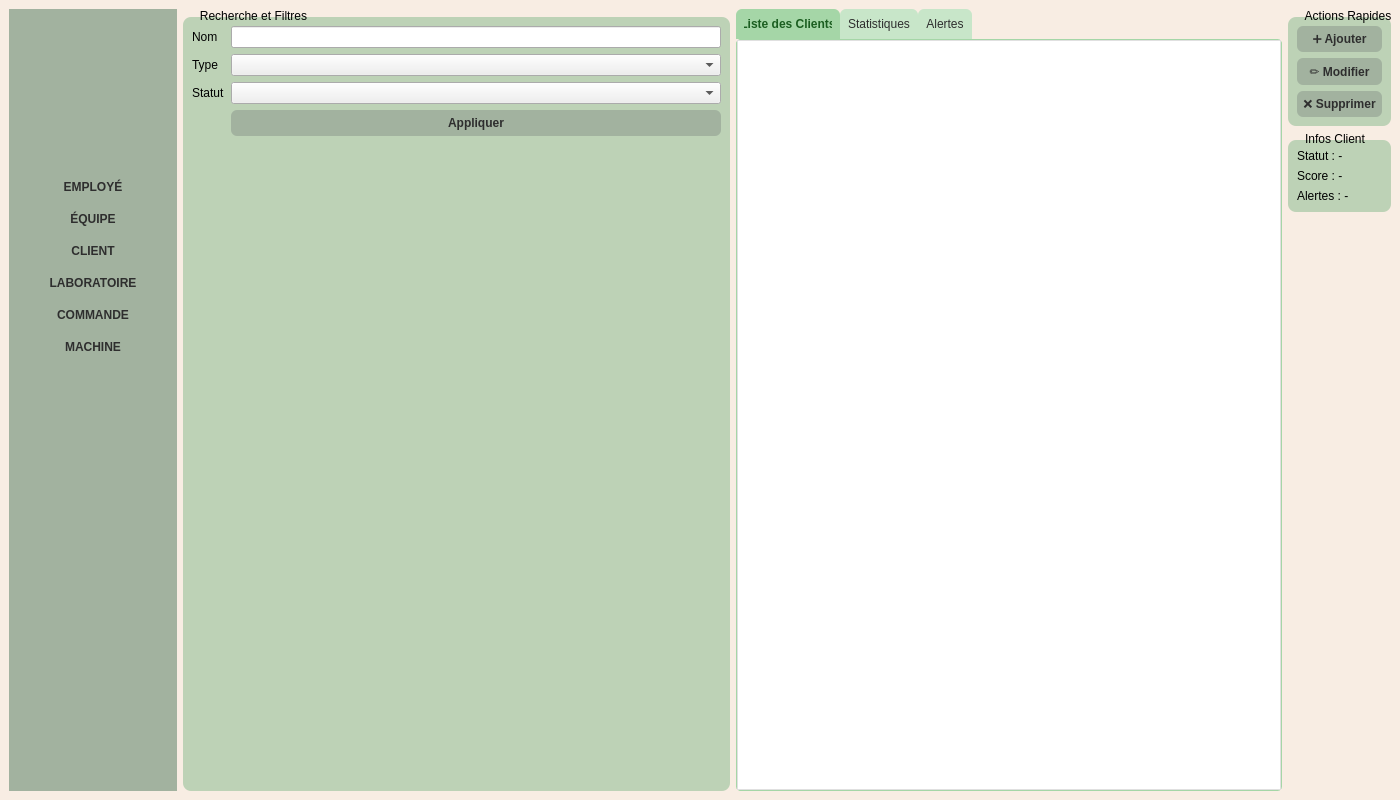
<?xml version="1.0" encoding="UTF-8"?>
<ui version="4.0">
 <class>MainWindow</class>
 <widget class="QMainWindow" name="MainWindow">
  <property name="geometry">
   <rect>
    <x>0</x>
    <y>0</y>
    <width>1400</width>
    <height>800</height>
   </rect>
  </property>
  <property name="windowTitle">
   <string>Smart Oil Press Management - Clients</string>
  </property>
  <property name="styleSheet">
   <string notr="true">
    QMainWindow { background:#F8EDE3; }
    QPushButton {
      background:#A2B29F;
      border-radius:6px;
      padding:6px;
      font-weight:bold;
      color:#2E2E2E;
    }
    QPushButton:hover { background:#798777; color:white; }
    QGroupBox {
      background:#BDD2B6;
      border-radius:8px;
      margin-top:8px;
    }
    QGroupBox::title {
      subcontrol-origin: margin;
      left:10px;
      padding:0 5px;
      font-weight:bold;
    }
    QTabBar::tab {
      background:#C8E6C9;
      padding:8px;
      border-top-left-radius:6px;
      border-top-right-radius:6px;
      color:#2E2E2E;
    }
    QTabBar::tab:selected {
      background:#A5D6A7;
      color:#1B5E20;
      font-weight:bold;
    }
    QTabWidget::pane {
      background:white;
      border: 1px solid #A5D6A7;
      border-radius:4px;
    }
    QTableWidget {
      background-color:white;
      border: 1px solid #E0E0E0;
      gridline-color:#E0E0E0;
    }
    QTextEdit {
      background-color:white;
      border: 1px solid #E0E0E0;
      border-radius:4px;
    }
   </string>
  </property>
  <widget class="QWidget" name="centralwidget">
   <layout class="QHBoxLayout" name="horizontalLayout">
    <item>
     <widget class="QFrame" name="sidebarFrame">
      <property name="maximumWidth">
       <number>200</number>
      </property>
      <property name="styleSheet">
       <string notr="true">background:#A2B29F;</string>
      </property>
      <layout class="QVBoxLayout" name="verticalLayout">
       <item>
        <widget class="QLabel" name="lblLogo">
         <property name="text">
          <string/>
         </property>
         <property name="pixmap">
          <pixmap>:/logo_oil_press.png</pixmap>
         </property>
         <property name="scaledContents">
          <bool>true</bool>
         </property>
         <property name="alignment">
          <set>Qt::AlignCenter</set>
         </property>
         <property name="minimumSize">
          <size>
           <width>150</width>
           <height>150</height>
          </size>
         </property>
         <property name="maximumSize">
          <size>
           <width>180</width>
           <height>180</height>
          </size>
         </property>
        </widget>
       </item>
       <item>
        <widget class="QPushButton" name="btnEmploye">
         <property name="text">
          <string>EMPLOYÉ</string>
         </property>
        </widget>
       </item>
       <item>
        <widget class="QPushButton" name="btnEquipe">
         <property name="text">
          <string>ÉQUIPE</string>
         </property>
        </widget>
       </item>
       <item>
        <widget class="QPushButton" name="btnClient">
         <property name="text">
          <string>CLIENT</string>
         </property>
        </widget>
       </item>
       <item>
        <widget class="QPushButton" name="btnLaboratoire">
         <property name="text">
          <string>LABORATOIRE</string>
         </property>
        </widget>
       </item>
       <item>
        <widget class="QPushButton" name="btnCommande">
         <property name="text">
          <string>COMMANDE</string>
         </property>
        </widget>
       </item>
       <item>
        <widget class="QPushButton" name="btnMachine">
         <property name="text">
          <string>MACHINE</string>
         </property>
        </widget>
       </item>
       <item>
        <spacer name="verticalSpacer">
         <property name="orientation">
          <enum>Qt::Vertical</enum>
         </property>
         <property name="sizeHint" stdset="0">
          <size>
           <width>20</width>
           <height>40</height>
          </size>
         </property>
        </spacer>
       </item>
      </layout>
     </widget>
    </item>
    <item>
     <layout class="QVBoxLayout" name="mainContentLayout">
      <item>
       <layout class="QHBoxLayout" name="contentLayout">
        <item>
         <widget class="QGroupBox" name="grpRechercheFiltre">
          <property name="title">
           <string>Recherche et Filtres</string>
          </property>
          <property name="maximumWidth">
           <number>250</number>
          </property>
          <layout class="QFormLayout" name="formLayout">
           <item row="0" column="0">
            <widget class="QLabel" name="lblNom">
             <property name="text">
              <string>Nom</string>
             </property>
            </widget>
           </item>
           <item row="0" column="1">
            <widget class="QLineEdit" name="txtRechercheNom"/>
           </item>
           <item row="1" column="0">
            <widget class="QLabel" name="lblType">
             <property name="text">
              <string>Type</string>
             </property>
            </widget>
           </item>
           <item row="1" column="1">
            <widget class="QComboBox" name="cmbType"/>
           </item>
           <item row="2" column="0">
            <widget class="QLabel" name="lblStatut">
             <property name="text">
              <string>Statut</string>
             </property>
            </widget>
           </item>
           <item row="2" column="1">
            <widget class="QComboBox" name="cmbStatut"/>
           </item>
           <item row="3" column="1">
            <widget class="QPushButton" name="btnAppliquerFiltre">
             <property name="text">
              <string>Appliquer</string>
             </property>
            </widget>
           </item>
          </layout>
         </widget>
        </item>
        <item>
         <widget class="QTabWidget" name="tabWidget">
          <property name="currentIndex">
           <number>0</number>
          </property>
          <property name="styleSheet">
           <string notr="true">QTabWidget::pane { background: white; border: 1px solid #A5D6A7; }</string>
          </property>
          <property name="tabPosition">
           <enum>QTabWidget::North</enum>
          </property>
          <property name="usesScrollButtons">
           <bool>true</bool>
          </property>
          <widget class="QWidget" name="tabListeClients">
           <attribute name="title">
            <string>Liste des Clients</string>
           </attribute>
           <layout class="QVBoxLayout" name="verticalLayout_3">
            <property name="spacing">
             <number>0</number>
            </property>
            <property name="leftMargin">
             <number>0</number>
            </property>
            <property name="topMargin">
             <number>0</number>
            </property>
            <property name="rightMargin">
             <number>0</number>
            </property>
            <property name="bottomMargin">
             <number>0</number>
            </property>
            <item>
             <widget class="QTableWidget" name="tableClients">
              <property name="alternatingRowColors">
               <bool>true</bool>
              </property>
              <property name="selectionBehavior">
               <enum>QAbstractItemView::SelectRows</enum>
              </property>
              <property name="styleSheet">
               <string notr="true">QTableWidget { background-color: white; }</string>
              </property>
             </widget>
            </item>
           </layout>
          </widget>
          <widget class="QWidget" name="tabStatistiques">
           <attribute name="title">
            <string>Statistiques</string>
           </attribute>
           <layout class="QVBoxLayout" name="verticalLayout_4">
            <item>
             <widget class="QTextEdit" name="txtStatistiques">
              <property name="readOnly">
               <bool>true</bool>
              </property>
             </widget>
            </item>
           </layout>
          </widget>
          <widget class="QWidget" name="tabAlertes">
           <attribute name="title">
            <string>Alertes</string>
           </attribute>
           <layout class="QVBoxLayout" name="verticalLayout_7">
            <item>
             <widget class="QTextEdit" name="txtAlertes">
              <property name="readOnly">
               <bool>true</bool>
              </property>
             </widget>
            </item>
           </layout>
          </widget>
         </widget>
        </item>
        <item>
         <layout class="QVBoxLayout" name="rightPanelLayout">
          <item>
           <widget class="QGroupBox" name="grpActionsRapides">
            <property name="title">
             <string>Actions Rapides</string>
            </property>
            <property name="maximumWidth">
             <number>180</number>
            </property>
            <layout class="QVBoxLayout" name="verticalLayout_5">
             <item>
              <widget class="QPushButton" name="btnActionAjouter">
               <property name="text">
                <string>➕ Ajouter</string>
               </property>
              </widget>
             </item>
             <item>
              <widget class="QPushButton" name="btnActionModifier">
               <property name="text">
                <string>✏️ Modifier</string>
               </property>
              </widget>
             </item>
             <item>
              <widget class="QPushButton" name="btnActionSupprimer">
               <property name="text">
                <string>❌ Supprimer</string>
               </property>
              </widget>
             </item>
            </layout>
           </widget>
          </item>
          <item>
           <widget class="QGroupBox" name="grpInfosClient">
            <property name="title">
             <string>Infos Client</string>
            </property>
            <property name="maximumWidth">
             <number>180</number>
            </property>
            <layout class="QVBoxLayout" name="verticalLayout_6">
             <item>
              <widget class="QLabel" name="lblInfoStatut">
               <property name="text">
                <string>Statut : -</string>
               </property>
              </widget>
             </item>
             <item>
              <widget class="QLabel" name="lblInfoScore">
               <property name="text">
                <string>Score : -</string>
               </property>
              </widget>
             </item>
             <item>
              <widget class="QLabel" name="lblInfoAlertes">
               <property name="text">
                <string>Alertes : -</string>
               </property>
              </widget>
             </item>
            </layout>
           </widget>
          </item>
          <item>
           <spacer name="verticalSpacer_2">
            <property name="orientation">
             <enum>Qt::Vertical</enum>
            </property>
            <property name="sizeHint" stdset="0">
             <size>
              <width>20</width>
              <height>40</height>
             </size>
            </property>
           </spacer>
          </item>
         </layout>
        </item>
       </layout>
      </item>
     </layout>
    </item>
   </layout>
  </widget>
 </widget>
 <resources/>
 <connections/>
</ui>
